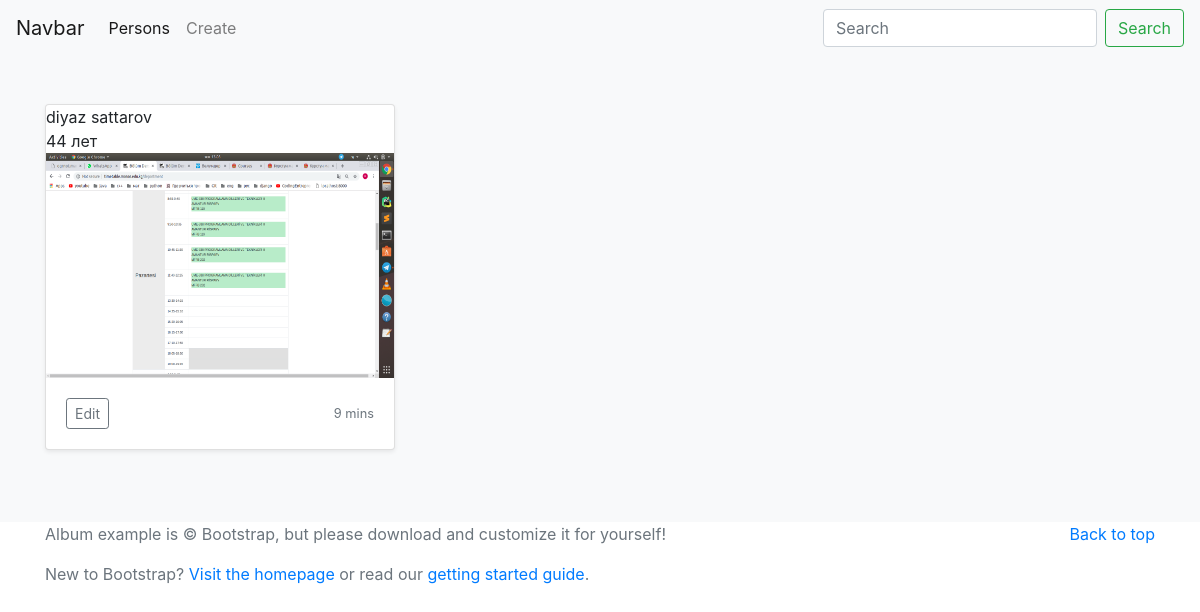
/persons/diyaz/, run on the app's committed database.
### person/models.py (models this page shows, shortened)
class Person(models.Model):
    name = models.CharField(max_length=100)
    surname = models.CharField(max_length=100)
    age = models.DecimalField(decimal_places=0, max_digits=100)
    image = models.ImageField(blank=True)

### person/views.py (the view)
# urls.py: path('persons/<str:name>/', person_detail_view, name='person_detail_view_url'),
def person_detail_view(request, name):
    person = Person.objects.get(name__iexact=name)
    return render(request, 'person/person_detail.html', context={'person': person})

### templates/person/person_detail.html
{% extends 'index.html' %}
{% block content %}
    <main role="main">
        <div class="album py-5 bg-light">
            <div class="container">
                <div class="row">
                        <div class="col-md-4">
                            <div class="card mb-4 shadow-sm">
                                 {{ person.name }}
                                {{ person.surname }}
                                <lable>{{ person.age }} лет</lable>
                                <img src="{{ person.image.url }}" width="100%" height="225">
                                <div class="card-body">
                                    <div class="d-flex justify-content-between align-items-center">
                                        <div class="btn-group">
                                            <a href="#">
                                                <button type="button" class="btn btn-sm btn-outline-secondary">Edit
                                                </button>
                                            </a>
                                        </div>
                                        <small class="text-muted">9 mins</small>
                                    </div>
                                </div>
                            </div>
                        </div>
                </div>
            </div>
        </div>
    </main>
{% endblock %}

### data on the page
Person: name "diyaz", surname "sattarov", age "44", image (picture)
